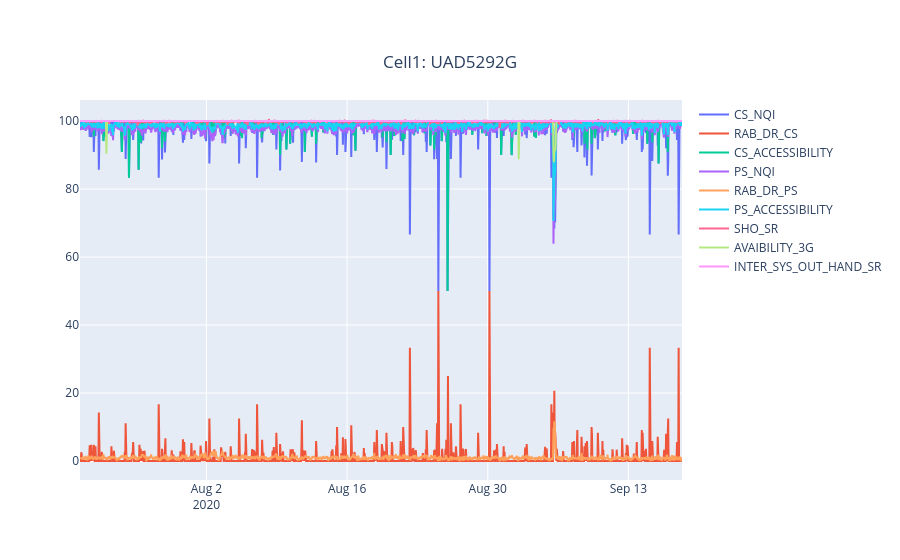

Notebook code cell kept with this figure:
### Code cell
fig = go.Figure()

fig.add_trace(go.Scatter(x=data_cell1['DATETIME'], y=data_cell1['CS_NQI'], name='CS_NQI'))
fig.add_trace(go.Scatter(x=data_cell1['DATETIME'], y=data_cell1['RAB_DR_CS'], name='RAB_DR_CS'))
fig.add_trace(go.Scatter(x=data_cell1['DATETIME'], y=data_cell1['CS_ACCESSIBILITY'], name='CS_ACCESSIBILITY'))

fig.add_trace(go.Scatter(x=data_cell1['DATETIME'], y=data_cell1['PS_NQI'], name='PS_NQI'))
fig.add_trace(go.Scatter(x=data_cell1['DATETIME'], y=data_cell1['RAB_DR_PS'], name='RAB_DR_PS'))
fig.add_trace(go.Scatter(x=data_cell1['DATETIME'], y=data_cell1['PS_ACCESSIBILITY'], name='PS_ACCESSIBILITY'))

fig.add_trace(go.Scatter(x=data_cell1['DATETIME'], y=data_cell1['SHO_SR'], name='SHO_SR'))
fig.add_trace(go.Scatter(x=data_cell1['DATETIME'], y=data_cell1['AVAIBILITY_3G'], name='AVAIBILITY_3G'))
fig.add_trace(go.Scatter(x=data_cell1['DATETIME'], y=data_cell1['INTER_SYS_OUT_HAND_SR'], name='INTER_SYS_OUT_HAND_SR'))

fig.update_layout(
    title={'text': f"Cell1: {cell1}", 'y':0.9,'x':0.5})

### Figure 1 — Plotly figure (JSON) as saved in the notebook; plotly's stock layout.template omitted (floating-point values rounded to 4 significant figures; data arrays with more than 128 entries replaced by an {"elided": "..."} marker saying what was removed)
{"data": [{"name": "CS_NQI", "type": "scatter", "x": {"elided": "2878 str values"}, "y": {"elided": "2878 float values"}}, {"name": "RAB_DR_CS", "type": "scatter", "x": {"elided": "2878 str values"}, "y": {"elided": "2878 float values"}}, {"name": "CS_ACCESSIBILITY", "type": "scatter", "x": {"elided": "2878 str values"}, "y": {"elided": "2878 float values"}}, {"name": "PS_NQI", "type": "scatter", "x": {"elided": "2878 str values"}, "y": {"elided": "2878 float values"}}, {"name": "RAB_DR_PS", "type": "scatter", "x": {"elided": "2878 str values"}, "y": {"elided": "2878 float values"}}, {"name": "PS_ACCESSIBILITY", "type": "scatter", "x": {"elided": "2878 str values"}, "y": {"elided": "2878 float values"}}, {"name": "SHO_SR", "type": "scatter", "x": {"elided": "2878 str values"}, "y": {"elided": "2878 float values"}}, {"name": "AVAIBILITY_3G", "type": "scatter", "x": {"elided": "2878 str values"}, "y": {"elided": "2878 float values"}}, {"name": "INTER_SYS_OUT_HAND_SR", "type": "scatter", "x": {"elided": "2878 str values"}, "y": {"elided": "2878 int values"}}], "layout": {"title": {"text": "Cell1: UAD5292G", "x": 0.5, "y": 0.9}}}
